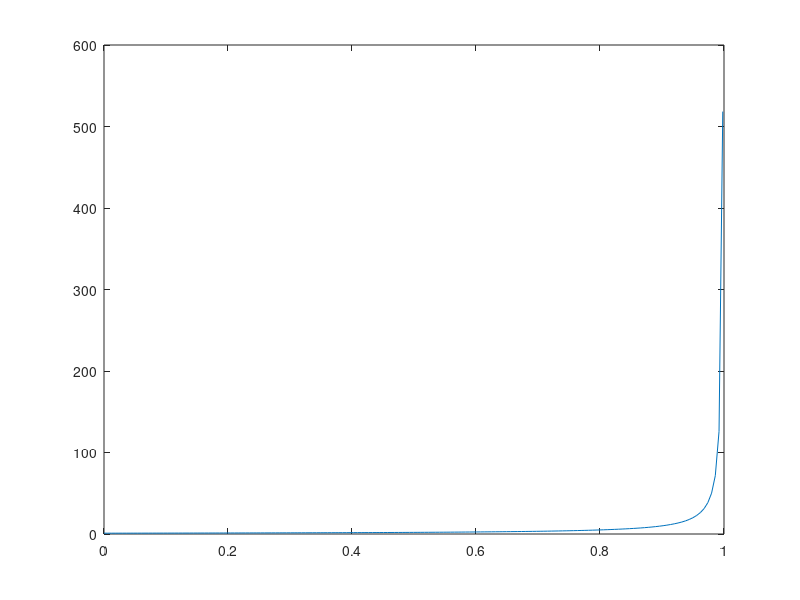

Source code (MATLAB):
%% Exponential Growth
f = @(t,y) y;
t = linspace(0,3,500);
y0=1;
[t,y]=ode45(f,t,y0);
plot(t,y)

%%
plot(t,y-exp(t)) %error graph
xlabel('t')
ylabel('error')


%% Exponential Decay
f = @(t,y) -y;
t = linspace(0,3,500);
y0=1;
[t,y]=ode45(f,t,y0);
plot(t,y)

%% Superexponential
f = @(t,y) 2*t*y;
t = linspace(0,3,500);
y0=1;
[t,y]=ode45(f,t,y0);
plot(t,y)

%% Semi-log scale
f = @(t,y) y;
t = linspace(0,3,500);
y0=1;
[t,ye]=ode45(f,t,y0);

f = @(t,y) 2*t*y;
t = linspace(0,3,500);
y0=1;
[t,ys]=ode45(f,t,y0);

semilogy(t,[ye ys])
legend('exp','superexp','location','northwest')

%% Blowup Equation
f = @(t,y) y^2;
t = linspace(0,3,500);
y0=1;
[t,y]=ode45(f,t,y0);
plot(t,y) 

